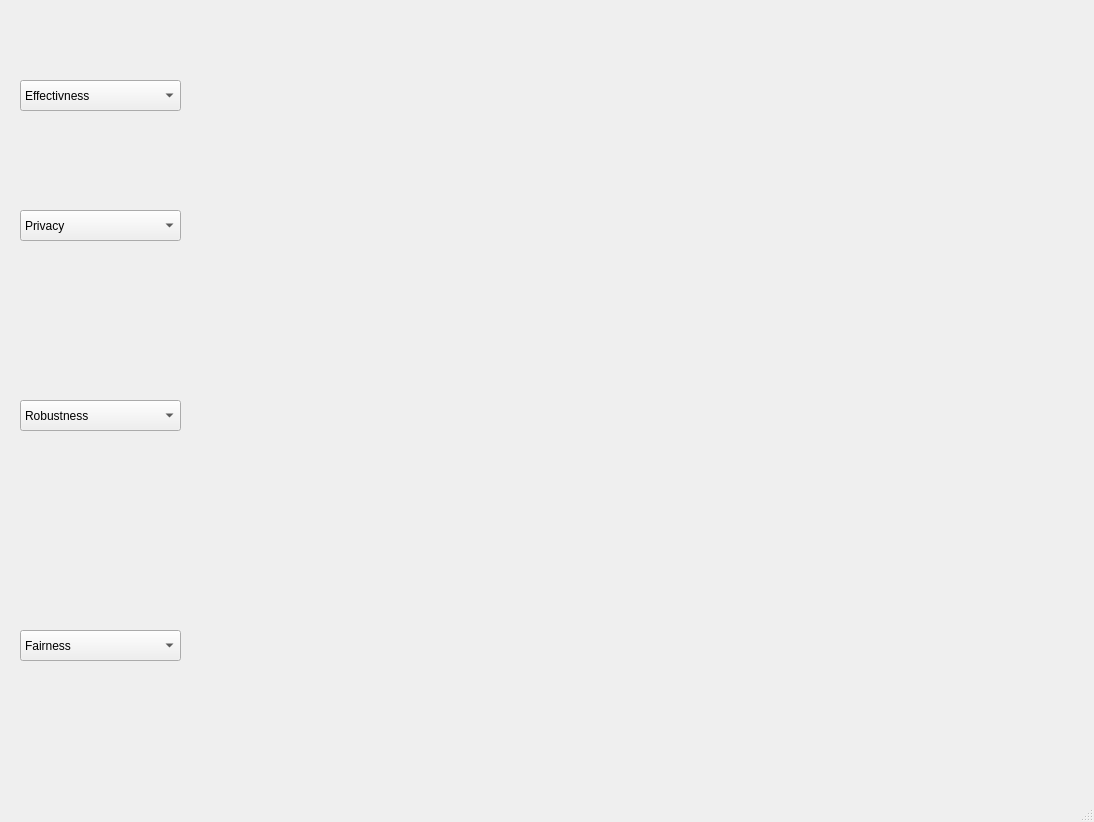
<?xml version="1.0" encoding="UTF-8"?>
<ui version="4.0">
 <class>MainWindow</class>
 <widget class="QMainWindow" name="MainWindow">
  <property name="geometry">
   <rect>
    <x>0</x>
    <y>0</y>
    <width>1094</width>
    <height>822</height>
   </rect>
  </property>
  <property name="windowTitle">
   <string>MainWindow</string>
  </property>
  <widget class="QWidget" name="centralwidget">
   <widget class="QWidget" name="widget_2" native="true">
    <property name="geometry">
     <rect>
      <x>0</x>
      <y>0</y>
      <width>191</width>
      <height>801</height>
     </rect>
    </property>
    <widget class="QComboBox" name="effectivenessBox">
     <property name="geometry">
      <rect>
       <x>20</x>
       <y>80</y>
       <width>161</width>
       <height>31</height>
      </rect>
     </property>
     <item>
      <property name="text">
       <string>Effectivness</string>
      </property>
     </item>
     <item>
      <property name="text">
       <string>Data-Free Knowledge</string>
      </property>
     </item>
    </widget>
    <widget class="QComboBox" name="privacyBox">
     <property name="geometry">
      <rect>
       <x>20</x>
       <y>210</y>
       <width>161</width>
       <height>31</height>
      </rect>
     </property>
     <item>
      <property name="text">
       <string>Privacy</string>
      </property>
     </item>
     <item>
      <property name="text">
       <string>Inverting Gradients</string>
      </property>
     </item>
    </widget>
    <widget class="QComboBox" name="robustnessBox">
     <property name="geometry">
      <rect>
       <x>20</x>
       <y>400</y>
       <width>161</width>
       <height>31</height>
      </rect>
     </property>
     <item>
      <property name="text">
       <string>Robustness</string>
      </property>
     </item>
     <item>
      <property name="text">
       <string>Backdoor Attacks</string>
      </property>
     </item>
     <item>
      <property name="text">
       <string>Data Poisoning Attacks</string>
      </property>
     </item>
     <item>
      <property name="text">
       <string>Model Poisoning Attacks</string>
      </property>
     </item>
     <item>
      <property name="text">
       <string>Byzantine Attacks</string>
      </property>
     </item>
     <item>
      <property name="text">
       <string>Free-rider Attacks</string>
      </property>
     </item>
     <item>
      <property name="text">
       <string>Inference Attacks</string>
      </property>
     </item>
     <item>
      <property name="text">
       <string>Byzantine Robustness</string>
      </property>
     </item>
     <item>
      <property name="text">
       <string>Sybil Robustness</string>
      </property>
     </item>
     <item>
      <property name="text">
       <string>Certified Robustness</string>
      </property>
     </item>
    </widget>
    <widget class="QComboBox" name="fairnessBox">
     <property name="geometry">
      <rect>
       <x>20</x>
       <y>630</y>
       <width>161</width>
       <height>31</height>
      </rect>
     </property>
     <item>
      <property name="text">
       <string>Fairness</string>
      </property>
     </item>
     <item>
      <property name="text">
       <string>Fair Averaging</string>
      </property>
     </item>
    </widget>
   </widget>
   <widget class="QStackedWidget" name="stackedWidget">
    <property name="geometry">
     <rect>
      <x>190</x>
      <y>0</y>
      <width>901</width>
      <height>801</height>
     </rect>
    </property>
    <widget class="QWidget" name="effectivenessPage"/>
    <widget class="QWidget" name="privacypage"/>
    <widget class="QWidget" name="robustness_backdoor"/>
    <widget class="QWidget" name="fairnesspage"/>
   </widget>
  </widget>
  <widget class="QMenuBar" name="menubar">
   <property name="geometry">
    <rect>
     <x>0</x>
     <y>0</y>
     <width>1094</width>
     <height>26</height>
    </rect>
   </property>
  </widget>
  <widget class="QStatusBar" name="statusbar"/>
 </widget>
 <resources/>
 <connections/>
</ui>
